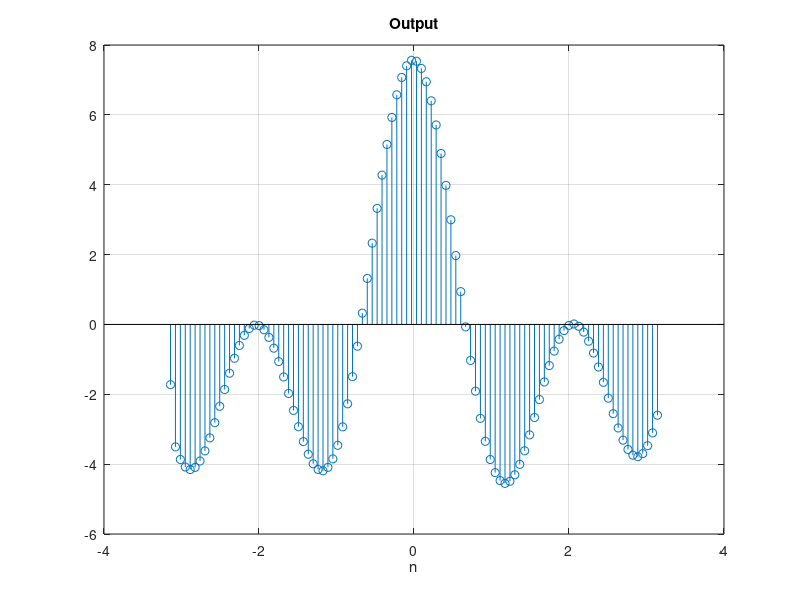

Source code (MATLAB):
close all; clc; clear; format compact; format short;

% a=[1];
% b=[1 0.9];
% n=linspace(-pi,pi,1000);
% x=2*cos(0.5*pi*n+0.1)+2*cos(0.983*pi*n+0.1);
% subplot(2,1,1)
% stem(x,n)

B = [1 0.9]; %coefficents of RHS
A = 1;
%Create sinusoid of frequency 2pi/3
n = linspace(-pi,pi);
x=2*cos(0.5*pi*n+0.1)+2*cos(0.983*pi*n+0.1);
y = filter (B,A,x);  %filter output
stem(n,y)
grid
xlabel('n')
title('Output')
